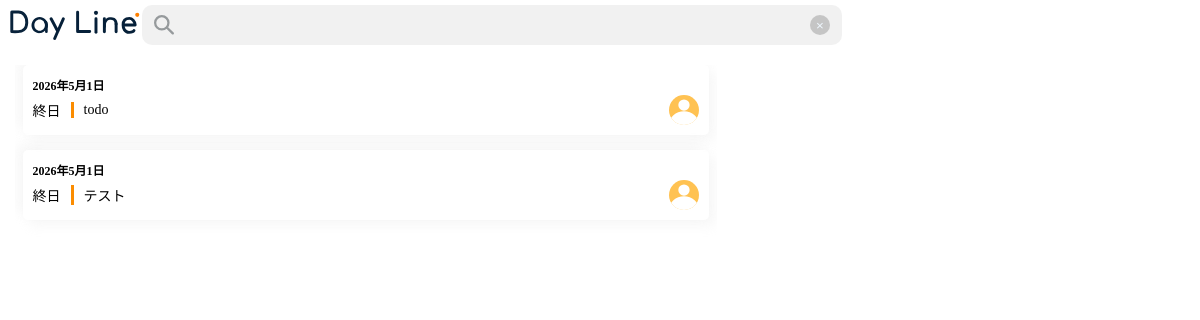
Page /index/event/search/ (signed in) on the earlier database version.
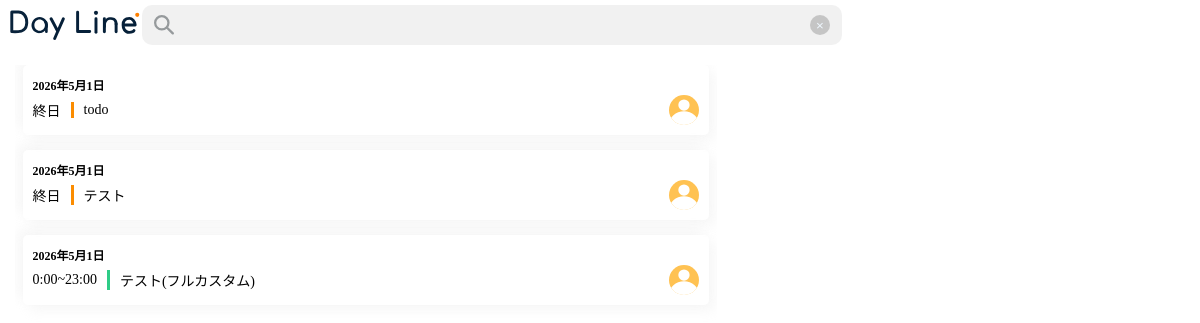
Same page on the later database version.
### DayLine_1_DayLine/models.py (models this page shows, shortened)
class Event(models.Model):
    class Meta:
        verbose_name = "予定"
        verbose_name_plural = "予定"
    created_at = models.DateTimeField(auto_now_add=True)
    updated_at = models.DateTimeField(auto_now=True)
    id = models.UUIDField(
        primary_key=True,
        default=uuid.uuid4,
    )
    room = models.ForeignKey(
        Room,
        verbose_name='ルーム',
        on_delete=models.CASCADE,
        related_name='events',
        null=True
    )
    title = models.CharField(
        verbose_name='タイトル',
        max_length=100,
    )
    created_by = models.ForeignKey(
        CustomUser,
        verbose_name='作成者',
        on_delete=models.SET_NULL,
        null=True
    )
    start_date = models.DateField(
        verbose_name='開始日',
    )
    start_time = models.TimeField(
        verbose_name='開始時間',
        default=datetime.time(0, 0, 0),
        blank=True
    )
    end_date = models.DateField(
        verbose_name='終了日',
        null=True,
        blank=True
    )
    end_time = models.TimeField(
        verbose_name='終了時間',
        default=datetime.time(23, 0, 0),
        null=True,
        blank=True
    )
    allday = models.BooleanField(
        verbose_name='終日設定',
        default=True
    )
    color = models.ForeignKey(
        Color,
        verbose_name="色",
        on_delete=models.SET_NULL,
        null=True,
        blank=True
    )
    repeat = models.ForeignKey(
        Repeat,
        verbose_name="繰り返し",
        on_delete=models.SET_NULL,
        null=True,
        blank=True
    )
    url = models.URLField(
        verbose_name="URL",
        null=True,
        blank=True
    )
    location = models.CharField(
        verbose_name="場所",
        null=True,
        blank=True,
        max_length=100
    )
    memo = models.TextField(
        verbose_name="メモ",
        null=True,
        blank=True,
        max_length=500
    )

### DayLine_1_DayLine/views.py (the view)
# urls.py: path('event/search/', views.SearchEvent.as_view(), name='search_event'),
class SearchEvent(ListView):
    template_name = "serch_event.html"
    model = Event
    def get_queryset(self):
        query = self.request.GET.get('query')
        queryset = Event.objects.filter(
            room__roommember__user=self.request.user
        ).distinct()
        if query:
            event_list = queryset.filter(
                title__icontains=query
            )
        else:
            event_list = queryset.all()
        return event_list

### DayLine_1_DayLine/templates/serch_event.html (shortened to what this page needs)
{% load static %}
<!DOCTYPE html>
<html lang="en">
<head>
    <link rel="stylesheet" href="{% static 'css/index/header.css' %}">
    <link rel="stylesheet" href="{% static 'css/index/search.css' %}">
</head>
<body>
    <header>
        <a href="{% url "DayLine_1_DayLine:index" %}">
            <div class="header-1">
                <img src="{% static 'img/DayLine2.svg' %}" alt="" height="30px">
            </div>
        </a>
        <form action="" method="GET">
            <div class="search-box">
                <div class="search-icon"><img src="{% static "img/検索.svg" %}" alt=""></div>
                <input id="event-search-box" type="text" name="query" value="{{ request.GET.query }}">
                <p><button type="button" id="event-search-box-crear" class="search-clear-btn">×</button></p>
            </div>
        </form>
    </header>
    <main>
        <div class="search_results">
            {% for search in object_list %}
            <div class="search-result">
                {% if search.start_date == search.end_date %}
                <div class="search-result-date">{{search.start_date}}</div>
                {% else %}
                <div class="search-result-date">{{search.start_date}}~{{search.end_date}}</div>
                {% endif %}
                <div class="search-result-detail">
                    {% if search.allday %}
                    <div class="search-result-detail-time">終日</div>
                    {% else  %}
                    <div class="search-result-detail-time">{{search.start_time}}~{{search.end_time}}</div>
                    {% endif %}
                    <div class="search-result-detail-title" style="border-color:{{search.color.color}}">{{search.title}}</div>
                    <div class="search-result-detail-createby"><img src="{% static "img/初期アイコン.svg" %}" alt=""></div>
                </div>
            </div>
            {% endfor %}
        </div>
    </main>
</body>
{% load django_browser_reload %}
</html>

Differences in the rows shown:
added Event: start_date "2026年5月1日", start_time "0:00", end_time "23:00", title "テスト(フルカスタム)"
